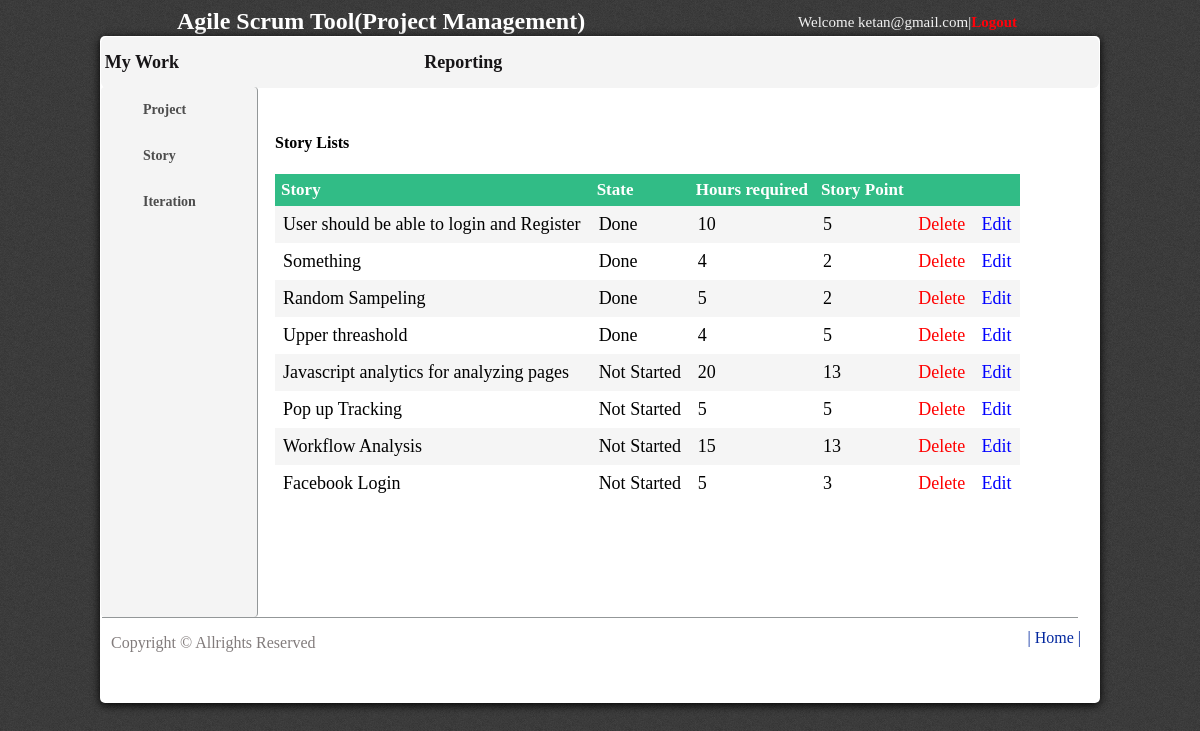
Page /storylist.php (signed in) on the committed database.
### tables this page shows
CREATE TABLE IF NOT EXISTS `story` (
  `story_id` int(11) NOT NULL AUTO_INCREMENT,
  `user_id` int(11) DEFAULT NULL,
  `project_id` int(11) DEFAULT NULL,
  `project` text,
  `name` text,
  `state` text,
  `hours` text,
  `story_point` int(11) DEFAULT NULL,
  `end_date_time` datetime NOT NULL,
  `start_date_time` datetime NOT NULL,
  PRIMARY KEY (`story_id`)
);

### storylist.php (the view, shortened to what this page needs)
<?php
	$u_id=$_SESSION['id'];
	$sql = "select * from story where user_id='$u_id';";
	$res = mysql_query($sql) or die("can not execute query");
?>
<html>
	<head>
		<link rel="stylesheet" type="text/css" href="style/styledrop.css">
	</head>
	<form method="post" action="index_check.php">
		<body>
			<div class="title">
				<font color="#ffffff" size="5px"> <b> Agile Scrum Tool(Project Management) </b> </font>
			</div>
			<div class = "right"> Welcome <?php echo $_SESSION['name']?>|<a href = "logout.php">Logout</a></div>
			<div class="bgbackground">
				<div class="wrapper border_class">
				<div class="menu">
					<ul class="type" >
						<li ><a href="#"><b>  My Work </b></a></li>
						<li><a href="#"><b>Reporting</b></a></li>
					</ul>
				</div>
			</div>
			<?php include "includes/menu_left.php";  ?>
			<div class="listproject">
				<h4> Story Lists </h4>
				<table border="0" cellpadding="5" cellspacing="8" class="pro_list_table">
					<tr>
						<th>Story</th>
						<th>State</th>
						<th>Hours required</th>
						<th>Story Point</th>
						<th></th>
						<th></th>
					</tr>
					<?php
						while($out = mysql_fetch_row($res))
						{
							$story_id = $out[0];
							$story = $out[4];
							$state = $out[5];
							$hrs = $out[6];
							$story_point = $out[7];
							$delete_link = "delete_story_list.php?delete_id=$story_id";
							$edit_link = "editstory.php?edit_id=$story_id";
					?>
					<tr>
						<td> <?php echo $story; ?> </td>
						<td> <?php echo $state; ?> </td>
						<td> <?php echo $hrs; ?> </td>
						<td> <?php echo $story_point; ?> </td>
						<td><a href="<?php echo $delete_link; ?>"><font color="red" >Delete </font></a></td>
						<td><a href="<?php echo $edit_link ?>"><font color="blue" >Edit </font></a></td>
					</tr>
					<?php }?>
				</table>
			</div>
	<div class="footer">
					<p>Copyright &copy; Allrights Reserved</p><a href="home.php">| Home |</a>
				</div>
</div>
		</body>
	</form>
</html>

### includes/menu_left.php (shortened to what this page needs)
<ul id="accordion" class="accordion">
  <li>
    <div class="link">Project</div>
  </li>
  <li>
    <div class="link"><i class="fa fa-code"></i>Story<i class="fa fa-chevron-down"></i></div>
  </li>
  <li>
    <div class="link"><i class="fa fa-mobile"></i>Iteration<i class="fa fa-chevron-down"></i></div>
  </li>
</ul>

### style/styledrop.css (style rules this page uses)
body { background-image: url("../img/bg-header.png"); background-repeat: repeat; }
.title { margin: 0px 0px 10px 169px; }
.bgbackground { background-image: url("../img/article_bg.png"); background-repeat: repeat; margin: 200px 0px 0px 0px; min-height: 80%; width: 960px; background: #FFF; box-shadow: 0px 2px 10px #000000; border-radius: 5px; padding: 20px; margin: auto; position: relative; clear: both; }
.footer { height: 60px; border-top-width: 60px; border-top-style: solid; margin: 100px 1px 0px 6px; text-align: left; padding-left: 9px; clear: both; }
.right { margin: -31px 175px 5px -36px; color: #F2F2F2; font-size: 15; text-align: right; }
.right a { text-decoration: none; color: #ff000a; font-weight: bold; }
.menu { background-color: #F4F4F4; margin: -44px -19px 24px -19px; border-radius: 6px; }
.menu ul { text-align: center; font-size: 25px; }
.menu ul li { list-style-type: none; text-indent: 21px; display:inline; }
.menu ul li a { margin: 0px 421px 0px -233px; padding:15px; display:inline-block; color: #171517; text-decoration: none; font-size: 18px; }
.accordion { list-style-type: none; padding-left: 0px; width: 100%; max-width: 156px; height: 530px; margin: -26px -3px 0px -19px; background: #F4F4F4 ; -webkit-border-radius: 4px; -moz-border-radius: 4px; border-radius: 4px; border-right-width: 1px; border-right-style: solid; border-right-color: #939798; float: left; }
.accordion .link { cursor: pointer; display: block; padding: 15px 15px 15px 42px; color: #4D4D4D; font-size: 14px; font-weight: 700; position: relative; -webkit-transition: all 0.4s ease; -o-transition: all 0.4s ease; transition: all 0.4s ease; }
.accordion li:last-child .link { border-bottom: 0; }
.footer { color: #827c7c; border-top-width: 1px; border-top-style: solid; border-top-color: #939798; margin: 0px 2px -4px -18px; }
.footer a { float:right; text-decoration: none; color: #03289f; margin: -39px -3px 0px 0px; }
.listproject { float: left; margin-left: 20px; width: 80%; }
.pro_list_table { width:97%; border-collapse:collapse; }
.pro_list_table th { font-size: 17px; padding:6px; margin:0px; color:#ffffff; background:#31bc86; text-align: left; }
.pro_list_table td { padding :8px; text-align:left; font-size: 18px; }
.pro_list_table a { color:#000000; text-decoration:none; }
.pro_list_table tr:nth-child(even) { background:#f5f5f5; }
.pro_list_table tr:nth-child(odd) { background:#ffffff; }

### rows in the picture
story: name "User should be able to login and Register", state "Done", hours "10", story_point "5"
story: name "Something", state "Done", hours "4", story_point "2"
story: name "Random Sampeling", state "Done", hours "5", story_point "2"
story: name "Upper threashold", state "Done", hours "4", story_point "5"
story: name "Javascript analytics for analyzing pages", state "Not Started", hours "20", story_point "13"
story: name "Pop up Tracking", state "Not Started", hours "5", story_point "5"
story: name "Workflow Analysis", state "Not Started", hours "15", story_point "13"
story: name "Facebook Login", state "Not Started", hours "5", story_point "3"

### other values in the picture
$_SESSION['name'] "ketan@gmail.com"
